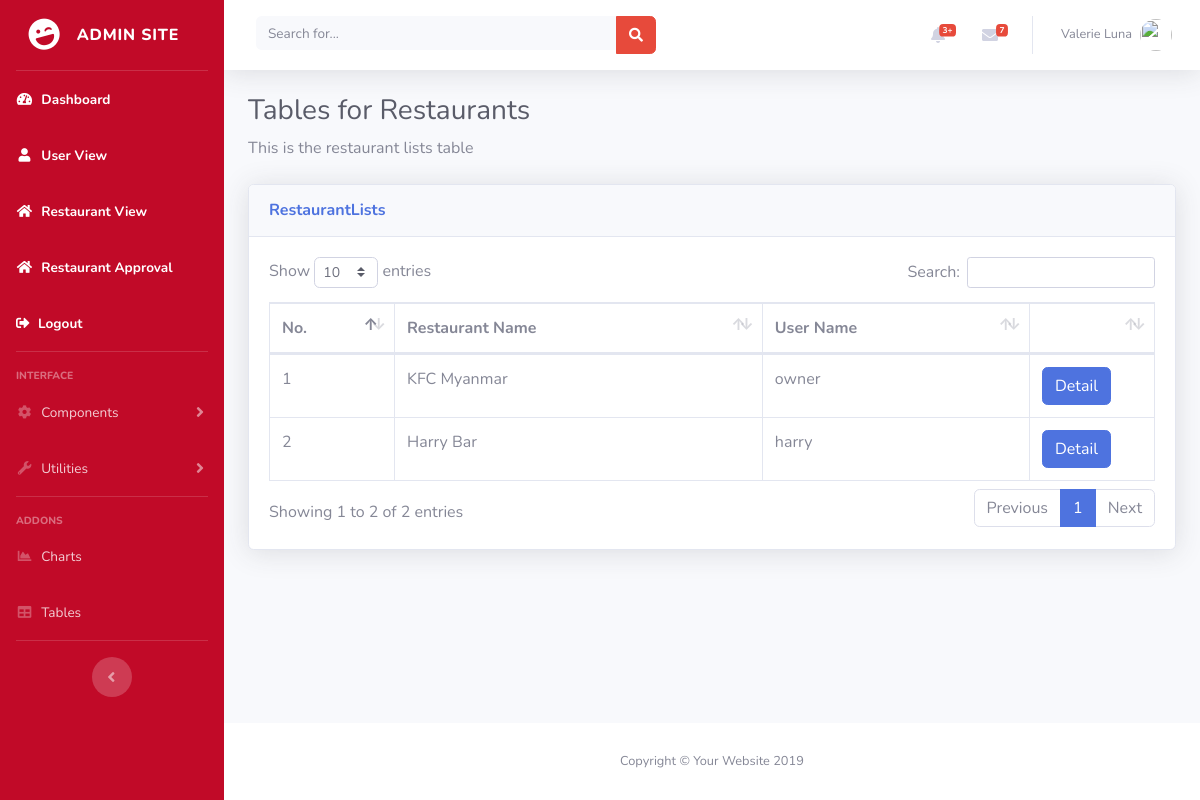
The app's page /admin_dashboard/restaurant_view.php (signed in) with its own data.
### tables this page shows
CREATE TABLE `add_restaurant` (
  `r_id` int(11) NOT NULL,
  `email` varchar(100) NOT NULL,
  `u_id` int(11) NOT NULL,
  `r_name` varchar(100) NOT NULL,
  `r_address` varchar(100) NOT NULL,
  `r_branch` varchar(100) NOT NULL,
  `r_hotline` varchar(100) NOT NULL,
  `food_type` varchar(100) NOT NULL,
  `r_type` varchar(100) NOT NULL,
  `r_image` varchar(255) NOT NULL,
  `point` double NOT NULL,
  `approve` int(11) NOT NULL
);

CREATE TABLE `user` (
  `u_id` int(11) NOT NULL,
  `u_name` varchar(100) NOT NULL,
  `u_email` varchar(255) NOT NULL,
  `u_pass` varchar(255) NOT NULL,
  `role` varchar(255) NOT NULL
);

### admin_dashboard/restaurant_view.php (the view, shortened to what this page needs)
<?php include_once"include/header.php" ?>
<?php include_once"include/db.php" ?>
  <div id="wrapper">
    <?php include_once"include/sidebar.php" ?>
    <div id="content-wrapper" class="d-flex flex-column">
      <div id="content">
        <?php include_once"include/navbar.php" ?>
        <div class="container-fluid">
          <h1 class="h3 mb-2 text-gray-800">Tables for Restaurants</h1>
          <p class="mb-4">This is the restaurant lists table</p>
          <div class="card shadow mb-4">
            <div class="card-header py-3">
              <h6 class="m-0 font-weight-bold text-primary">RestaurantLists</h6>
            </div>
            <div class="card-body">
              <div class="table-responsive">
                <table class="table table-bordered" id="dataTable" width="100%" cellspacing="0">
                  <thead>
                    <tr>
                      <th>No.</th>
                      <th>Restaurant Name</th>
                      <th>User Name</th>
                      <th><a href=""></a></th>
                    </tr>
                  </thead>
                  <tbody>
                  <?php
                    $sql= "SELECT add_restaurant.r_id,add_restaurant.r_name,user.u_name FROM add_restaurant INNER JOIN user ON add_restaurant.u_id = user.u_id WHERE approve=1";
                    $result= mysqli_query($connection,$sql);
                    $no = 1;
                    while ($row=mysqli_fetch_assoc($result))
                    {
                  ?>
                    <tr>
                      <td style="width: 100px;"><?php echo $no++; ?></td>
                      <td><?php echo $row['r_name']; ?></td>
                      <td><?php echo $row['u_name']; ?></td>
                      <td style="width: 100px;"><a href="restaurant_detail.php?r_detail_id=<?php echo $row['r_id']; ?>" class="btn btn-primary">Detail</a></td>
                    </tr>
                  <?php
                    }
                  ?>
                  </tbody>
                </table>
              </div>
            </div>
          </div>
        </div>
      </div>
      <?php include_once"include/footer.php"?>

### records on screen
add_restaurant: r_name "KFC Myanmar", u.u_name "owner"
add_restaurant: r_name "Harry Bar", u.u_name "harry"

### other values on screen
$_SESSION['role'] "ADMIN"
